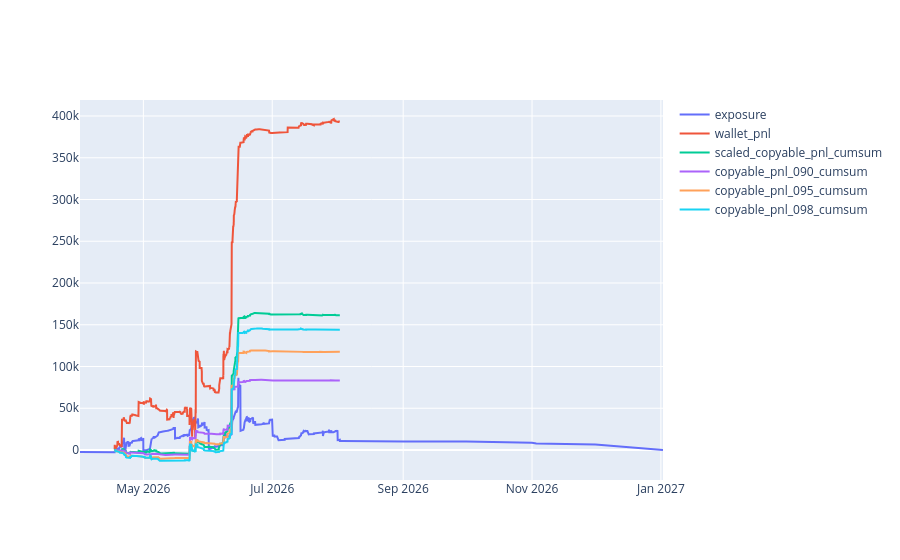

Notebook code cell kept with this figure:
### Code cell
df_plot = df.groupby('end_date_iso').agg(
    scaled_copyable_pnl=('scaled_copyable_pnl', 'sum'),
    wallet_pnl=('trade_pnl', 'sum'),
    copyable_pnl_090=('copyable_pnl_090', 'sum'),
    copyable_pnl_095=('copyable_pnl_095', 'sum'),
    copyable_pnl_098=('copyable_pnl_098', 'sum'),
    ending_exposure=('scaled_copyable_pnl_exposure', 'sum'),
).reset_index()

df.sort_values('bucket', inplace=True)
df['scaled_copyable_pnl_cumsum'] = df['scaled_copyable_pnl'].cumsum()
df['copyable_pnl_090_cumsum'] = df['copyable_pnl_090'].cumsum()
df['copyable_pnl_095_cumsum'] = df['copyable_pnl_095'].cumsum()
df['copyable_pnl_098_cumsum'] = df['copyable_pnl_098'].cumsum()
df['wallet_pnl_cumsum'] = df['trade_pnl'].cumsum()


df_pnl = df[['bucket', 'scaled_copyable_pnl_cumsum']].copy()

# exposure ends at EOD of end_date, so shift by 24h
df_exposure = df_plot[['end_date_iso', 'ending_exposure']].copy()
df_exposure['end_date_iso'] = pd.to_datetime(df_exposure['end_date_iso']) + pd.Timedelta(days=1)
df_exposure.rename(columns={'end_date_iso': 'dt', 'ending_exposure': 'exposure_delta'}, inplace=True)

resolution_exposure = df_exposure.groupby('dt').agg(exposure_delta=('exposure_delta', 'sum')).reset_index()
resolution_exposure['exposure_delta'] = resolution_exposure['exposure_delta'] * -1

buy_exposure = df[['bucket', 'scaled_copyable_pnl_exposure']].rename(columns={'bucket': 'dt', 'scaled_copyable_pnl_exposure': 'exposure_delta'})

df_exposure = ( pd.concat([resolution_exposure, buy_exposure], ignore_index=True)
    .reset_index(drop=True)
)

df_exposure.sort_values('dt', inplace=True)
df_exposure['exposure'] = df_exposure['exposure_delta'].cumsum()

# df_plot['end_date_iso'] = pd.to_datetime(df_plot['end_date_iso']) + pd.Timedelta(days=1)

import plotly.graph_objects as go

fig = go.Figure()

fig.add_trace(go.Scatter(
    x=df_exposure['dt'],
    y=df_exposure['exposure'],
    mode='lines',
    name='exposure'
))

fig.add_trace(go.Scatter(
    x=df['bucket'],
    y=df['wallet_pnl_cumsum'],
    mode='lines',
    name='wallet_pnl'
))

fig.add_trace(go.Scatter(
    x=df_pnl['bucket'],
    y=df_pnl['scaled_copyable_pnl_cumsum'],
    mode='lines',
    name='scaled_copyable_pnl_cumsum'
))

# Add traces for copyable_pnl_090, copyable_pnl_095, and copyable_pnl_098
fig.add_trace(go.Scatter(
    x=df['bucket'],
    y=df['copyable_pnl_090_cumsum'],
    mode='lines',
    name='copyable_pnl_090_cumsum'
))
fig.add_trace(go.Scatter(
    x=df['bucket'],
    y=df['copyable_pnl_095_cumsum'],
    mode='lines',
    name='copyable_pnl_095_cumsum'
))
fig.add_trace(go.Scatter(
    x=df['bucket'],
    y=df['copyable_pnl_098_cumsum'],
    mode='lines',
    name='copyable_pnl_098_cumsum'
))

fig.show()

### Figure 1 — Plotly figure (JSON) as saved in the notebook; plotly's stock layout.template omitted (floating-point values rounded to 4 significant figures; data arrays with more than 128 entries replaced by an {"elided": "..."} marker saying what was removed)
{"data": [{"mode": "lines", "name": "exposure", "type": "scatter", "x": {"elided": "3922 str values"}, "y": {"elided": "3922 float values"}}, {"mode": "lines", "name": "wallet_pnl", "type": "scatter", "x": {"elided": "3826 str values"}, "y": {"elided": "3826 float values"}}, {"mode": "lines", "name": "scaled_copyable_pnl_cumsum", "type": "scatter", "x": {"elided": "3826 str values"}, "y": {"elided": "3826 float values"}}, {"mode": "lines", "name": "copyable_pnl_090_cumsum", "type": "scatter", "x": {"elided": "3826 str values"}, "y": {"elided": "3826 float values"}}, {"mode": "lines", "name": "copyable_pnl_095_cumsum", "type": "scatter", "x": {"elided": "3826 str values"}, "y": {"elided": "3826 float values"}}, {"mode": "lines", "name": "copyable_pnl_098_cumsum", "type": "scatter", "x": {"elided": "3826 str values"}, "y": {"elided": "3826 float values"}}], "layout": {}}
